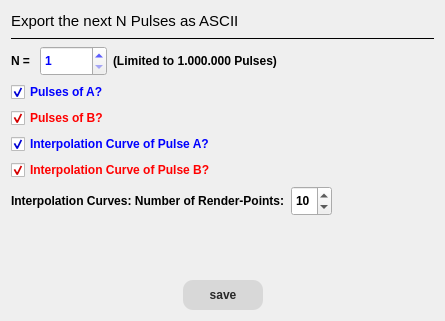
<?xml version="1.0" encoding="UTF-8"?>
<ui version="4.0">
 <class>DRS4PulseSaveDlg</class>
 <widget class="QWidget" name="DRS4PulseSaveDlg">
  <property name="geometry">
   <rect>
    <x>0</x>
    <y>0</y>
    <width>445</width>
    <height>321</height>
   </rect>
  </property>
  <property name="maximumSize">
   <size>
    <width>445</width>
    <height>326</height>
   </size>
  </property>
  <property name="windowTitle">
   <string>Form</string>
  </property>
  <layout class="QVBoxLayout" name="verticalLayout_2">
   <item>
    <layout class="QVBoxLayout" name="verticalLayout">
     <item>
      <layout class="QHBoxLayout" name="horizontalLayout_2">
       <item>
        <widget class="QLabel" name="label">
         <property name="font">
          <font>
           <family>Arial</family>
           <pointsize>11</pointsize>
          </font>
         </property>
         <property name="text">
          <string>Export the next N Pulses as ASCII</string>
         </property>
        </widget>
       </item>
       <item>
        <spacer name="horizontalSpacer_2">
         <property name="orientation">
          <enum>Qt::Horizontal</enum>
         </property>
         <property name="sizeHint" stdset="0">
          <size>
           <width>40</width>
           <height>20</height>
          </size>
         </property>
        </spacer>
       </item>
      </layout>
     </item>
     <item>
      <widget class="Line" name="line">
       <property name="frameShadow">
        <enum>QFrame::Plain</enum>
       </property>
       <property name="orientation">
        <enum>Qt::Horizontal</enum>
       </property>
      </widget>
     </item>
     <item>
      <layout class="QHBoxLayout" name="horizontalLayout">
       <item>
        <widget class="QLabel" name="label_2">
         <property name="font">
          <font>
           <weight>75</weight>
           <bold>true</bold>
          </font>
         </property>
         <property name="text">
          <string>N = </string>
         </property>
        </widget>
       </item>
       <item>
        <widget class="QSpinBox" name="spinBox_NPulses">
         <property name="minimumSize">
          <size>
           <width>0</width>
           <height>30</height>
          </size>
         </property>
         <property name="font">
          <font>
           <weight>75</weight>
           <bold>true</bold>
          </font>
         </property>
         <property name="styleSheet">
          <string notr="true">color: blue</string>
         </property>
         <property name="minimum">
          <number>1</number>
         </property>
         <property name="maximum">
          <number>1000000</number>
         </property>
        </widget>
       </item>
       <item>
        <widget class="QLabel" name="label_3">
         <property name="font">
          <font>
           <weight>75</weight>
           <bold>true</bold>
          </font>
         </property>
         <property name="text">
          <string>(Limited to 1.000.000 Pulses)</string>
         </property>
        </widget>
       </item>
       <item>
        <spacer name="horizontalSpacer">
         <property name="orientation">
          <enum>Qt::Horizontal</enum>
         </property>
         <property name="sizeHint" stdset="0">
          <size>
           <width>40</width>
           <height>20</height>
          </size>
         </property>
        </spacer>
       </item>
      </layout>
     </item>
     <item>
      <widget class="QCheckBox" name="checkBox_PulsesA">
       <property name="font">
        <font>
         <weight>75</weight>
         <bold>true</bold>
        </font>
       </property>
       <property name="styleSheet">
        <string notr="true">color: blue</string>
       </property>
       <property name="text">
        <string>Pulses of A?</string>
       </property>
       <property name="checked">
        <bool>true</bool>
       </property>
      </widget>
     </item>
     <item>
      <widget class="QCheckBox" name="checkBox_PulsesB">
       <property name="font">
        <font>
         <weight>75</weight>
         <bold>true</bold>
        </font>
       </property>
       <property name="styleSheet">
        <string notr="true">color: red</string>
       </property>
       <property name="text">
        <string>Pulses of B?</string>
       </property>
       <property name="checked">
        <bool>true</bool>
       </property>
      </widget>
     </item>
     <item>
      <widget class="QCheckBox" name="checkBox_PulsesInterpolationA">
       <property name="font">
        <font>
         <weight>75</weight>
         <bold>true</bold>
        </font>
       </property>
       <property name="styleSheet">
        <string notr="true">color: blue</string>
       </property>
       <property name="text">
        <string>Interpolation Curve of Pulse A?</string>
       </property>
       <property name="checked">
        <bool>true</bool>
       </property>
      </widget>
     </item>
     <item>
      <widget class="QCheckBox" name="checkBox_PulsesInterpolationB">
       <property name="font">
        <font>
         <weight>75</weight>
         <bold>true</bold>
        </font>
       </property>
       <property name="styleSheet">
        <string notr="true">color: red
</string>
       </property>
       <property name="text">
        <string>Interpolation Curve of Pulse B?</string>
       </property>
       <property name="checked">
        <bool>true</bool>
       </property>
      </widget>
     </item>
     <item>
      <layout class="QHBoxLayout" name="horizontalLayout_4">
       <item>
        <widget class="QLabel" name="label_4">
         <property name="font">
          <font>
           <weight>75</weight>
           <bold>true</bold>
          </font>
         </property>
         <property name="text">
          <string>Interpolation Curves: Number of Render-Points:</string>
         </property>
        </widget>
       </item>
       <item>
        <widget class="QSpinBox" name="spinBox_renderPoints">
         <property name="minimumSize">
          <size>
           <width>0</width>
           <height>30</height>
          </size>
         </property>
         <property name="maximumSize">
          <size>
           <width>16777215</width>
           <height>30</height>
          </size>
         </property>
         <property name="font">
          <font>
           <weight>75</weight>
           <bold>true</bold>
          </font>
         </property>
         <property name="value">
          <number>10</number>
         </property>
        </widget>
       </item>
       <item>
        <spacer name="horizontalSpacer_5">
         <property name="orientation">
          <enum>Qt::Horizontal</enum>
         </property>
         <property name="sizeHint" stdset="0">
          <size>
           <width>40</width>
           <height>20</height>
          </size>
         </property>
        </spacer>
       </item>
      </layout>
     </item>
     <item>
      <spacer name="verticalSpacer_3">
       <property name="orientation">
        <enum>Qt::Vertical</enum>
       </property>
       <property name="sizeHint" stdset="0">
        <size>
         <width>20</width>
         <height>40</height>
        </size>
       </property>
      </spacer>
     </item>
     <item>
      <spacer name="verticalSpacer_2">
       <property name="orientation">
        <enum>Qt::Vertical</enum>
       </property>
       <property name="sizeHint" stdset="0">
        <size>
         <width>20</width>
         <height>40</height>
        </size>
       </property>
      </spacer>
     </item>
     <item>
      <layout class="QHBoxLayout" name="horizontalLayout_3">
       <item>
        <spacer name="horizontalSpacer_3">
         <property name="orientation">
          <enum>Qt::Horizontal</enum>
         </property>
         <property name="sizeHint" stdset="0">
          <size>
           <width>40</width>
           <height>20</height>
          </size>
         </property>
        </spacer>
       </item>
       <item>
        <widget class="QPushButton" name="pushButton_save">
         <property name="minimumSize">
          <size>
           <width>80</width>
           <height>30</height>
          </size>
         </property>
         <property name="font">
          <font>
           <weight>75</weight>
           <bold>true</bold>
          </font>
         </property>
         <property name="styleSheet">
          <string notr="true">QPushButton {
border-style: flat;
background-color:  rgb(216,216,216); 
color: rgb(40,40,40);
border-radius: 10;
}

QPushButton:disabled {
border-style: flat;
background-color:  rgb(236,236,236); 
color: rgb(140,140,140);
border-radius: 10;
}

QPushButton:hover {
border-style: flat; 
background-color: rgb(160,160,160);
color: rgb(40,40,40);
border-radius: 5;
}

QPushButton:pressed {
border-style: flat; 
background-color: transparent;
color: rgb(40,40,40);
border-radius: 2;
border-color: black;
}</string>
         </property>
         <property name="text">
          <string>save</string>
         </property>
        </widget>
       </item>
       <item>
        <spacer name="horizontalSpacer_4">
         <property name="orientation">
          <enum>Qt::Horizontal</enum>
         </property>
         <property name="sizeHint" stdset="0">
          <size>
           <width>40</width>
           <height>20</height>
          </size>
         </property>
        </spacer>
       </item>
      </layout>
     </item>
    </layout>
   </item>
  </layout>
 </widget>
 <resources/>
 <connections/>
</ui>
